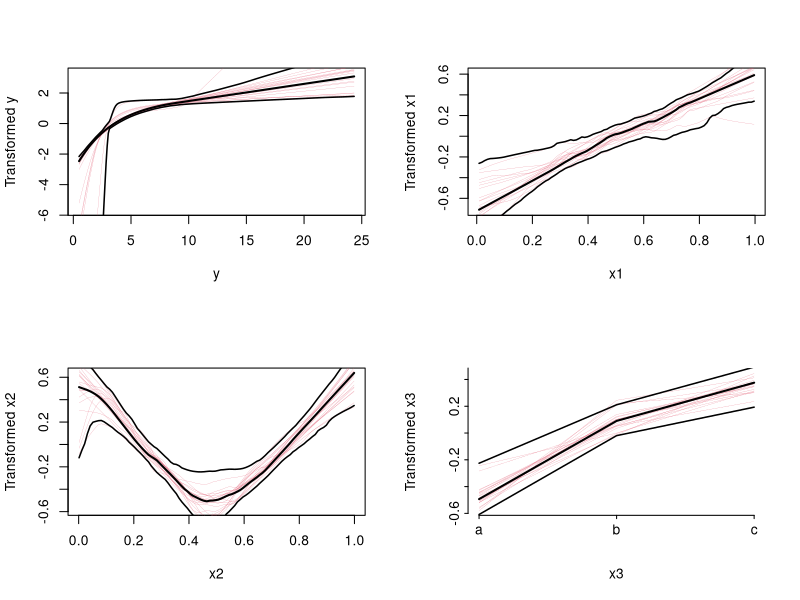
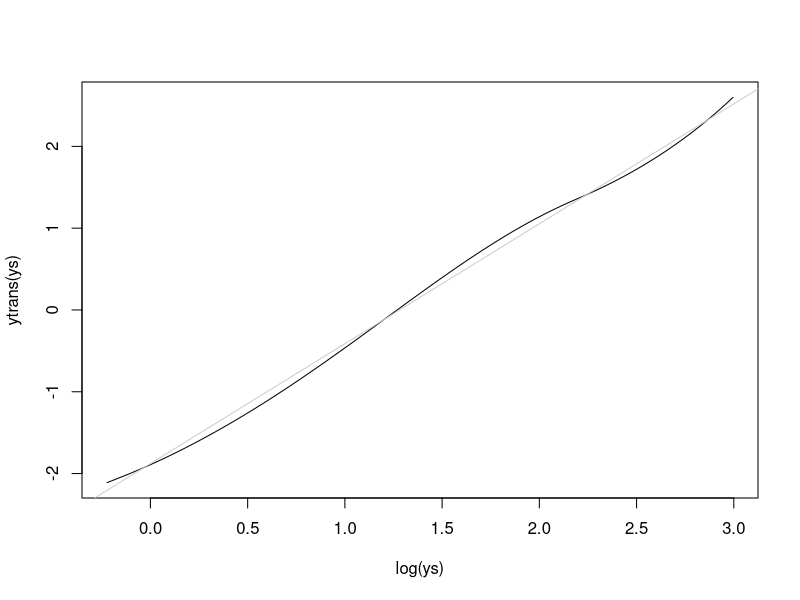

R code for these plots, in order: (Note: this script raises an error after producing the figures.)
## ----echo=FALSE---------------------------------------------------------------
require(Hmisc)
knitrSet('areg')


## ----eval=FALSE---------------------------------------------------------------
## f <- areg.boot(Y ~ monotone(age) +
##                sex + weight + I(blood.pressure))
## 
## plot(f)       #show transformations, CLs
## Function(f)   #generate S functions
##               #defining transformations
## predict(f)    #get predictions, smearing estimates
## summary(f)    #compute CLs on effects of each X
## smearingEst() #generalized smearing estimators
## Mean(f)       #derive S function to
##               #compute smearing mean Y
## Quantile(f)   #derive function to compute smearing quantile
## 


## ----sim,results='asis'-------------------------------------------------------
require(rms)
set.seed(7)
n <- 400
x1 <- runif(n)
x2 <- runif(n)
x3 <- factor(sample(c('a','b','c'), n, TRUE))
y  <- exp(x1 + 2*abs(x2 - .5) + .3*(x3=='b') + .5*(x3=='c') +
          .5*rnorm(n))
# For reference fit appropriate OLS model
print(ols(log(y) ~ x1 + rcs(x2, 5) + x3), coefs=FALSE,
      latex=TRUE)


## ----aregboot,results='hide'--------------------------------------------------
f  <- areg.boot(y ~ x1 + x2 + x3, method='avas', B=300)

## ----pareg--------------------------------------------------------------------
f


## ----trans,mfrow=c(2,2),h=4,w=5,ps=10,cap='\\fu{avas} transformations: overall estimates, pointwise $0.95$ confidence bands, and $20$ bootstrap estimates (red lines).',scap='Transformations estimated by \\fu{avas}'----
plot(f, boot=20) # Figure (*\ref{fig:areg-trans}*)


## ----ytrans,w=3,h=2,bty='l',cap='Checking estimated against optimal transformation'----
ys <- seq(.8, 20, length=200)
ytrans <- Function(f)$y   # Function outputs all transforms
plot(log(ys), ytrans(ys), type='l')   # Figure (*\ref{fig:areg-ytrans}*)
abline(lm(ytrans(ys) ~ log(ys)), col=gray(.8))


## -----------------------------------------------------------------------------
summary(f, values=list(x1=c(.2, .8), x2=c(.1, .5)))


## ----pred,h=3.5,w=4.75,cap='Predicted median (left panel) and mean (right panel) \\co{y} as a function of \\co{x2} and \\co{x3}.  True population values are shown in gray.',scap='Predicted \\co{y} as a function of \\co{x2} and \\co{x3}'----
newdat <- expand.grid(x2=seq(.05, .95, length=200), 
                      x3=c('a','b','c'), x1=.5,
                      statistic=c('median','mean'))
yhat <- c(predict(f, subset(newdat, statistic=='median'),
                  statistic='median'),
          predict(f, subset(newdat, statistic=='mean'),
                  statistic='mean'))
newdat <-
  upData(newdat,
         lp = x1 + 2*abs(x2 - .5) + .3*(x3=='b') +
              .5*(x3=='c'),
         ytrue = ifelse(statistic=='median', exp(lp),
           exp(lp + 0.5*(0.5^2))), pr=FALSE)

# Use Hmisc function xYplot to produce Figure (*\ref{fig:areg-pred}*)
xYplot(yhat ~ x2 | statistic, groups=x3,
       data=newdat, type='l', col=1,
       ylab=expression(hat(y)),
       panel=function(...) {
         panel.xYplot(...)
         dat <- subset(newdat,
           statistic==c('median','mean')[current.column()])
         for(w in c('a','b','c')) 
           with(subset(dat, x3==w),
                llines(x2, ytrue, col=gray(.7), lwd=1.5))
       }
     )
